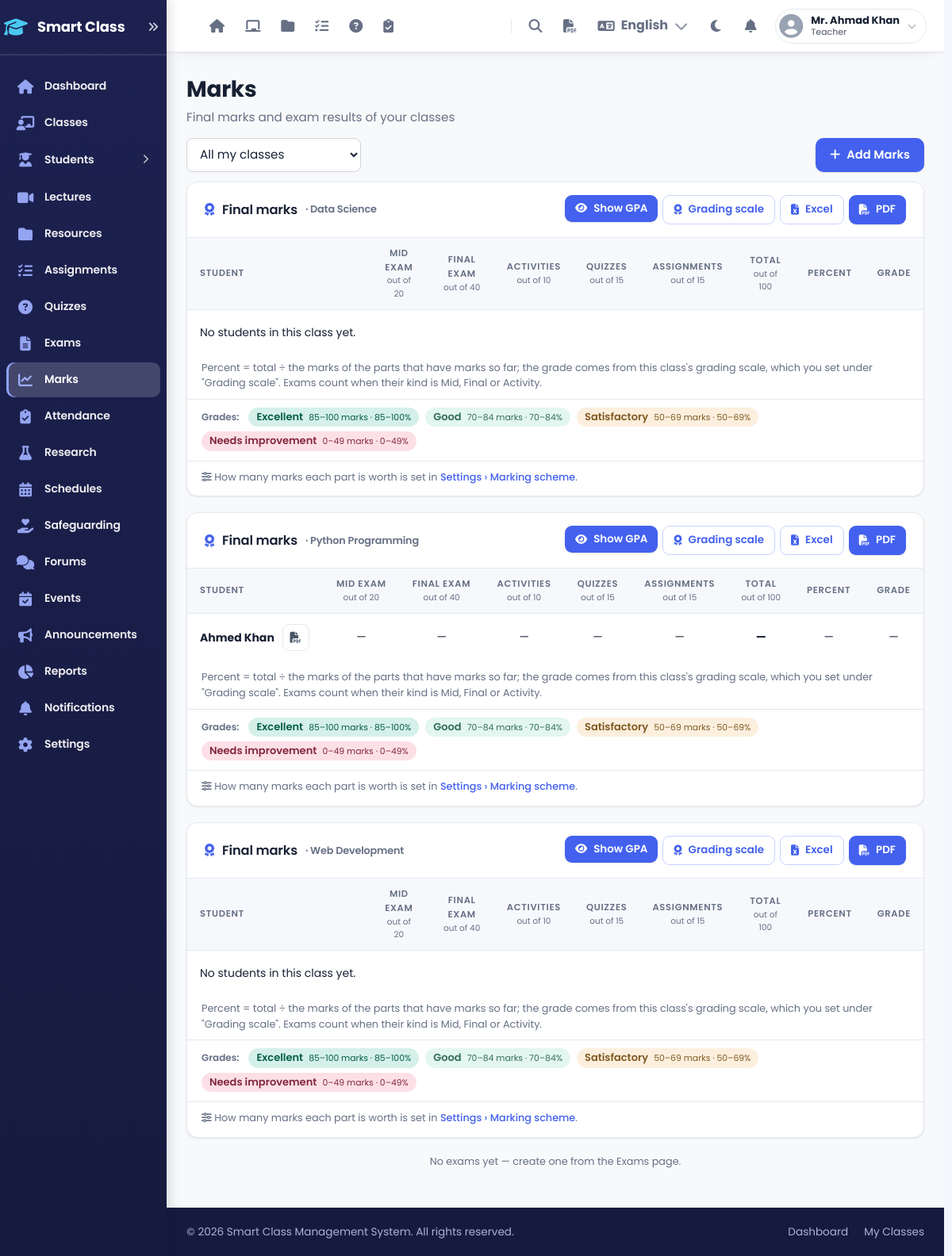
The page /pages/marks/view.php (signed in) on the database its author committed.
### tables this page shows
CREATE TABLE classes (
    id INT UNSIGNED AUTO_INCREMENT PRIMARY KEY,
    teacher_id INT UNSIGNED NOT NULL,
    class_name VARCHAR(100) NOT NULL,
    class_code VARCHAR(20) NOT NULL UNIQUE,
    description TEXT,
    tags VARCHAR(255) DEFAULT NULL,
    image VARCHAR(255) DEFAULT NULL,
    stream_permission ENUM('post', 'comment', 'teacher_only') NOT NULL DEFAULT 'comment' COMMENT 'post = students post + comment, comment = students comment only, teacher_only = read only',
    require_approval TINYINT(1) NOT NULL DEFAULT 1 COMMENT '1 = students who use the class code wait for teacher approval',
    theme VARCHAR(20) NOT NULL DEFAULT 'auto',
    is_active TINYINT(1) NOT NULL DEFAULT 1,
    year_id INT UNSIGNED DEFAULT NULL,
    ai_students TINYINT(1) NOT NULL DEFAULT 1 COMMENT 'students may use AI helpers in this class',
    created_at DATETIME NOT NULL DEFAULT CURRENT_TIMESTAMP,
    updated_at DATETIME NOT NULL DEFAULT CURRENT_TIMESTAMP ON UPDATE CURRENT_TIMESTAMP,
    FOREIGN KEY (teacher_id) REFERENCES users(id) ON DELETE CASCADE,
    INDEX idx_teacher (teacher_id),
    INDEX idx_code (class_code)
);

CREATE TABLE users (
    id INT UNSIGNED AUTO_INCREMENT PRIMARY KEY,
    name VARCHAR(100) NOT NULL,
    email VARCHAR(100) NOT NULL UNIQUE,
    email_verified_at DATETIME DEFAULT NULL COMMENT 'proved by signing in with an emailed code',
    password VARCHAR(255) NOT NULL,
    role ENUM('teacher', 'student') NOT NULL DEFAULT 'student',
    is_admin TINYINT(1) NOT NULL DEFAULT 0 COMMENT 'school super admin (a teacher)',
    photo VARCHAR(255) DEFAULT NULL,
    lang CHAR(2) NOT NULL DEFAULT '' COMMENT 'interface language: en, ps (Pashto), fa (Dari); empty = school default',
    email_token VARCHAR(64) DEFAULT NULL COMMENT 'secret for one-click unsubscribe links',
    is_approved TINYINT(1) NOT NULL DEFAULT 0 COMMENT '0=pending, 1=approved',
    is_active TINYINT(1) NOT NULL DEFAULT 1,
    totp_secret VARCHAR(255) DEFAULT NULL,
    totp_enabled TINYINT(1) NOT NULL DEFAULT 0,
    totp_last_step INT UNSIGNED NOT NULL DEFAULT 0,
    guardian_name VARCHAR(100) DEFAULT NULL,
    guardian_email VARCHAR(100) DEFAULT NULL,
    guardian_phone VARCHAR(40) DEFAULT NULL,
    guardian_alerts TINYINT(1) NOT NULL DEFAULT 1,
    last_login DATETIME DEFAULT NULL,
    created_at DATETIME NOT NULL DEFAULT CURRENT_TIMESTAMP,
    updated_at DATETIME NOT NULL DEFAULT CURRENT_TIMESTAMP ON UPDATE CURRENT_TIMESTAMP,
    INDEX idx_email (email),
    INDEX idx_role (role),
    INDEX idx_approved (is_approved)
);

### pages/marks/view.php (the view, shortened to what the rows shown need)
<?php
require_once dirname(__DIR__, 2) . '/includes/auth.php';
$classes = getUserClasses($current_user_id, $current_user_role);
$fmt = fn($n) => rtrim(rtrim(number_format((float) $n, 2, '.', ''), '0'), '.');
include dirname(__DIR__, 2) . '/includes/app_header.php';
?>
<?php if ($classes): foreach ($classes as $fc):
    $fm = classFinalMarks((int) $fc['id'], isStudent(), isStudent() ? $current_user_id : null);
    $comps = markingComponents();
    ?>
<style><?php echo gradingCss(); ?></style>
<section class="content-card fm-card">
    <div class="card-head">
        <h2><i class="fas fa-award"></i> Final marks <span class="form-hint" style="display:inline;margin:0;">· <?php echo htmlspecialchars($fc['class_name']); ?></span></h2>
        <div class="action-buttons">
            <?php if (isTeacher()): ?>
            <form method="POST" style="display:inline;margin:0;"><?php echo csrfField(); ?><input type="hidden" name="action" value="toggle_gpa"><input type="hidden" name="class_id" value="<?php echo (int) $fc['id']; ?>">
                <?php if (gradingShowGpa()): ?><button type="submit" class="btn-app btn-sm btn-outline" title="Show only marks and grades"><i class="fas fa-eye-slash"></i> Hide GPA</button>
                <?php else: ?><input type="hidden" name="show" value="1"><button type="submit" class="btn-app btn-sm" title="Add the GPA column — your GPA numbers are kept"><i class="fas fa-eye"></i> Show GPA</button><?php endif; ?></form>
            <a class="btn-app btn-sm btn-outline" href="<?php echo APP_URL; ?>/pages/settings/grading_class.php?class_id=<?php echo (int) $fc['id']; ?>"><i class="fas fa-award"></i> Grading scale</a><?php endif; ?>
            <?php if (isTeacher()): ?><a class="btn-app btn-sm btn-outline" data-no-ajax href="<?php echo APP_URL; ?>/pages/marks/export_xlsx.php?class_id=<?php echo (int) $fc['id']; ?>"><i class="fas fa-file-excel"></i> Excel</a><?php endif; ?>
            <a class="btn-app btn-sm" target="_blank" href="<?php echo APP_URL; ?>/pages/marks/print.php?class_id=<?php echo (int) $fc['id']; ?>"><i class="fas fa-file-pdf"></i> <?php echo isTeacher() ? 'PDF' : 'Statement (PDF)'; ?></a>
        </div>
    </div>
    <?php if (isStudent()): $me = $fm['rows'][0] ?? null; ?>
    <?php if (!$me || $me['percent'] === null): ?>
    <p class="form-hint" style="padding:16px 20px;margin:0;">Your final marks appear here once marks are in for the mid exam, final exam, activities, quizzes or assignments of this class.</p>
    <?php else: $gb = gradeBand($me['percent']); ?>
    <div class="fm-me">
        <div class="fm-total"><span class="fm-big"><?php echo $fmt($me['total']); ?></span><span class="fm-of">/ <?php echo $fmt($fm['weight_all']); ?></span>
            <span class="fm-grade gc-bg <?php echo $gb['cls']; ?>"><?php echo htmlspecialchars($gb['label']); ?><?php echo gradingShowGpa() ? ' · GPA ' . number_format(gradeGpa($me['percent']), 2) : ''; ?></span></div>
        <div class="fm-parts">
            <?php foreach ($fm['scheme'] as $k => $w): $pt = $me['parts'][$k]; ?>
            <div class="fm-part"><span class="fm-name"><?php echo $comps[$k]; ?></span>
                <span class="fm-bar"><i style="width:<?php echo $pt['pct'] === null ? 0 : min(100, $pt['pct']); ?>%"></i></span>
                <b><?php echo $pt['earned'] === null ? '—' : $fmt($pt['earned']); ?> <small>/ <?php echo $fmt($w); ?></small></b></div>
            <?php endforeach; ?>
        </div>
    </div>
    <div class="fm-ranges" aria-label="Grade ranges"><span class="fm-ranges-t">Grades:</span>
        <?php foreach (gradingRanges($fm['weight_all']) as $ri => $rg): ?><span class="fm-grade gc-bg <?php echo $rg['cls']; ?>"><?php echo htmlspecialchars($rg['label']); ?> <small><?php echo htmlspecialchars($rg['marks'] . ' marks · ' . $rg['pct'] . ($rg['gpa'] !== null ? ' · GPA ' . $rg['gpa'] : '')); ?></small></span><?php endforeach; ?>
    </div>
    <?php if ($me['weight_done'] < $fm['weight_all']): ?>
    <p class="form-hint" style="padding:0 20px 14px;margin:0;"><i class="fas fa-info-circle"></i> Some parts have no marks yet, so your total so far is <?php echo $fmt($me['total']); ?> out of <?php echo $fmt($fm['weight_all']); ?>
        (<?php echo $me['percent_so_far']; ?>% of the parts marked so far). The grade follows this class's rule: <?php echo gradingBasis() === 'all' ? 'the total out of everything' : 'the parts marked so far'; ?>.</p>
    <?php endif; ?>
    <?php endif; ?>
    <?php else: ?>
    <div class="table-wrap"><table class="app-table fm-table">
        <thead><tr><th>Student</th>
            <?php foreach ($fm['scheme'] as $k => $w): ?><th><?php echo $comps[$k]; ?><small>out of <?php echo $fmt($w); ?></small></th><?php endforeach; ?>
            <th>Total<small>out of <?php echo $fmt($fm['weight_all']); ?></small></th><th>Percent</th><?php if (gradingShowGpa()): ?><th>GPA</th><?php endif; ?><th>Grade</th></tr></thead>
        <tbody>
        <?php foreach ($fm['rows'] as $r): $gb = gradeBand($r['percent']); ?>
            <tr><td><strong><?php echo htmlspecialchars($r['name']); ?></strong>
                    <a class="icon-btn" style="margin-left:6px;" target="_blank" href="<?php echo APP_URL; ?>/pages/marks/print.php?class_id=<?php echo (int) $fc['id']; ?>&amp;student=<?php echo (int) $r['id']; ?>" title="Statement of <?php echo htmlspecialchars($r['name']); ?> (PDF)" aria-label="Statement of <?php echo htmlspecialchars($r['name']); ?>"><i class="fas fa-file-pdf"></i></a></td>
                <?php foreach ($fm['scheme'] as $k => $w): $pt = $r['parts'][$k]; ?>
                <td class="<?php echo $pt['pct'] === null ? 'fm-na' : ''; ?>" title="<?php echo $pt['pct'] === null ? 'No marks yet' : $pt['pct'] . '% of ' . $pt['items'] . ' item' . ($pt['items'] == 1 ? '' : 's'); ?>"><?php echo $pt['earned'] === null ? '—' : $fmt($pt['earned']); ?></td>
                <?php endforeach; ?>
                <td><strong><?php echo $r['percent'] === null ? '—' : $fmt($r['total']); ?></strong></td>
                <td><?php echo $r['percent'] === null ? '—' : $r['percent'] . '%'; ?></td>
                <td><?php echo $gb ? '<span class="fm-grade gc-bg ' . $gb['cls'] . '">' . htmlspecialchars($gb['label']) . '</span>' : '—'; ?></td></tr>
        <?php endforeach; ?>
        <?php if (!$fm['rows']): ?><tr><td colspan="<?php echo count($fm['scheme']) + 4 + (gradingShowGpa() ? 1 : 0); ?>" class="form-hint" style="text-align:center;">No students in this class yet.</td></tr><?php endif; ?>
        </tbody>
    </table></div>
    <p class="form-hint" style="padding:10px 18px;margin:0;">Percent = total ÷ <?php echo gradingBasis() === 'all' ? 'all ' . $fmt($fm['weight_all']) . ' marks (parts without marks count as 0)' : 'the marks of the parts that have marks so far'; ?>; the grade comes from this class's grading scale, which you set under "Grading scale".
        Exams count when their kind is Mid, Final or Activity.</p>
    <div class="fm-ranges" aria-label="Grade ranges"><span class="fm-ranges-t">Grades:</span>
        <?php foreach (gradingRanges($fm['weight_all']) as $ri => $rg): ?><span class="fm-grade gc-bg <?php echo $rg['cls']; ?>"><?php echo htmlspecialchars($rg['label']); ?> <small><?php echo htmlspecialchars($rg['marks'] . ' marks · ' . $rg['pct'] . ($rg['gpa'] !== null ? ' · GPA ' . $rg['gpa'] : '')); ?></small></span><?php endforeach; ?>
    </div>
    <p class="form-hint" style="padding:10px 18px 14px;margin:0;border-top:1px solid var(--line);"><i class="fas fa-sliders-h"></i> How many marks each part is worth is set in <a href="<?php echo APP_URL; ?>/pages/settings/marking.php?class_id=<?php echo (int) $fc['id']; ?>">Settings › Marking scheme</a>.</p>
    <?php endif; ?>
</section>
<?php endforeach; endif; ?>
<?php include dirname(__DIR__, 2) . '/includes/app_footer.php'; ?>

### rows shown on the page
classes: class_name "Data Science", shows "Show GPA", k "MID EXAM", w "20", k "FINAL EXAM", w "40", k "ACTIVITIES", w "10", k "QUIZZES", w "15", k "ASSIGNMENTS", weight_all "100", label "Excellent", gpa "85–100 marks · 85–100%", label "Good", gpa "70–84 marks · 70–84%", label "Satisfactory", gpa "50–69 marks · 50–69%", label "Needs improvement", gpa "0–49 marks · 0–49%"
classes: class_name "Python Programming", shows "Show GPA", k "MID EXAM", w "20", k "FINAL EXAM", w "40", k "ACTIVITIES", w "10", k "QUIZZES", w "15", k "ASSIGNMENTS", weight_all "100", label "Excellent", gpa "85–100 marks · 85–100%", label "Good", gpa "70–84 marks · 70–84%", label "Satisfactory", gpa "50–69 marks · 50–69%", label "Needs improvement", gpa "0–49 marks · 0–49%"
users: name "Ahmed Khan"
classes: class_name "Web Development", shows "Show GPA", k "MID EXAM", w "20", k "FINAL EXAM", w "40", k "ACTIVITIES", w "10", k "QUIZZES", w "15", k "ASSIGNMENTS", weight_all "100", label "Excellent", gpa "85–100 marks · 85–100%", label "Good", gpa "70–84 marks · 70–84%", label "Satisfactory", gpa "50–69 marks · 50–69%", label "Needs improvement", gpa "0–49 marks · 0–49%"

### other values the page prints
APP_NAME === 'SmartClass' ? 'Smart Class' : APP_NAME "Smart Class"
$hdr_m['title'] "Classes"
$hdr_m['title'] "Students"
$hdr_m['title'] "Lectures"
$hdr_m['title'] "Resources"
$hdr_m['title'] "Assignments"
$hdr_m['title'] "Quizzes"
$hdr_m['title'] "Exams"
$hdr_m['title'] "Marks"
$hdr_m['title'] "Attendance"
$hdr_m['title'] "Research"
$hdr_m['title'] "Schedules"
$hdr_m['title'] "Safeguarding"
$hdr_m['title'] "Forums"
$hdr_m['title'] "Events"
